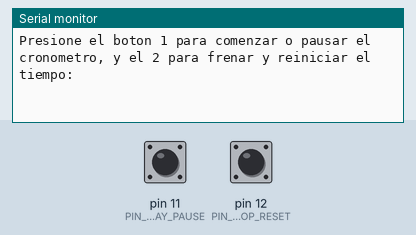
This sketch was run on a simulated Arduino Uno, built with avr-gcc and run on an emulated ATmega328P. On the bench: the last lines printed to the serial monitor. Inputs (shaded band) come from the test bench; at power-on: pin 11 (PIN_BTN_PLAY_PAUSE) HIGH, pin 12 (PIN_BTN_STOP_RESET) HIGH.

Above: at 1.2 s.
1.3 s: pin 11 (PIN_BTN_PLAY_PAUSE) pulled LOW for 0.15 s
At 2.7 s:
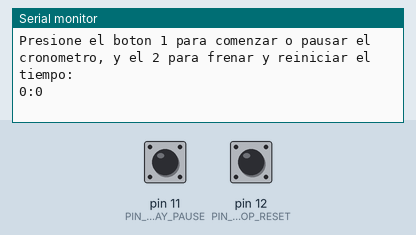
4.4 s: pin 12 (PIN_BTN_STOP_RESET) pulled LOW for 0.15 s
At 5.2 s:
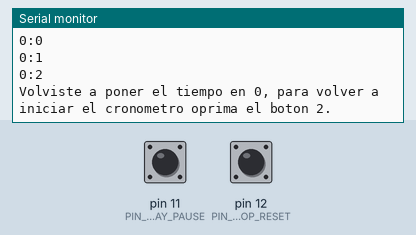

The sketch:

EJ_1_CODIGO_EITAN.ino
```cpp
#include <TimerOne.h>

#define VELOCIDAD_PUERTO_SERIE         9600
#define BTN_DELAY_MS                   25 // Tiempo para el antirrebote

//---- Maquina de estados boton 1 ----
#define PIN_BTN_PLAY_PAUSE             11
#define BTN_1_ESPERA                   0
#define BTN_1_CONFIRMACION             1
#define BTN_1_LIBERADO                 2

//---- Maquina de estados boton 2 ----
#define PIN_BTN_STOP_RESET             12
#define BTN_2_ESPERA                   3
#define BTN_2_CONFIRMACION             4
#define BTN_2_LIBERADO                 5

//---- Maquina de estados contadora ----
#define PLAY                           0
#define PAUSE                          1
#define STOP                           2
#define RESET                          3

//---- Textos guia ----
#define TXT_COMIENZO                   "Presione el boton 1 para comenzar o pausar el cronometro, y el 2 para frenar y reiniciar el tiempo: "
#define TXT_STOP_RESET                 "Volviste a poner el tiempo en 0, para volver a iniciar el cronometro oprima el boton 2."
#define TXT_PLAY_PAUSE                 "Pausaste el tiempo, presione el boton 1 para continuar la cuenta."

//---- Variables boton 1 ----
int mSegBtn1 = 0;
int flagBtn1;
int estadoBtn1 = BTN_1_ESPERA;

//---- Variables boton 2 ----
int mSegBtn2 = 0;
int flagBtn2;
int estadoBtn2 = BTN_2_ESPERA;

//---- Variables de tiempo ----
int mSeg;
int seg = 0;
int contadorSeg = 0;
int contadorMin = 0;

//---- Variable maquina de estados ----
int estadoMaquina = PAUSE; // Se iguala a PAUSE para que la primera vez que se oprima el boton empiece a contar en PLAY

void setup()
{
  Serial.begin(VELOCIDAD_PUERTO_SERIE);
  Timer1.initialize(1000);
  Timer1.attachInterrupt(TIMER);
  pinMode(PIN_BTN_PLAY_PAUSE, INPUT_PULLUP);
  pinMode(PIN_BTN_STOP_RESET, INPUT_PULLUP);
  Serial.println(TXT_COMIENZO);
  //Timer1_initialize();
}

void loop()
{
  maquinaBtn1();
  maquinaBtn2();
  maquinaEstadosCronometro();
}

void maquinaBtn1()
{
  boolean bot;

  switch (estadoBtn1)
  {
    case BTN_1_ESPERA:
      bot = digitalRead(PIN_BTN_PLAY_PAUSE);
      if (bot == 0)
      {
        mSegBtn1 = 0;
        estadoBtn1 = BTN_1_CONFIRMACION;
      }
      break;
    case BTN_1_CONFIRMACION:
      bot = digitalRead(PIN_BTN_PLAY_PAUSE);
      if (bot == 0 && mSegBtn1 >= BTN_DELAY_MS)
      {
        estadoBtn1 = BTN_1_LIBERADO;
      }
      if (bot == 1 && mSegBtn1 < BTN_DELAY_MS)
      {
        estadoBtn1 = BTN_1_ESPERA;
      }
      break;
    case BTN_1_LIBERADO:
      bot = digitalRead(PIN_BTN_PLAY_PAUSE);
      if (bot == 1)
      {
        flagBtn1 = true;
        estadoBtn1 = BTN_1_ESPERA;
      }
      break;
  }
}

void maquinaBtn2()
{
  boolean bot;

  switch (estadoBtn2)
  {
    case BTN_2_ESPERA:
      bot = digitalRead(PIN_BTN_STOP_RESET);
      if (bot == 0)
      {
        mSegBtn2 = 0;
        estadoBtn2 = BTN_2_CONFIRMACION;
      }
      break;
    case BTN_2_CONFIRMACION:
      bot = digitalRead(PIN_BTN_STOP_RESET);
      if (bot == 0 && mSegBtn2 >= BTN_DELAY_MS)
      {
        estadoBtn2 = BTN_2_LIBERADO;
      }
      if (bot == 1 && mSegBtn2 < BTN_DELAY_MS)
      {
        estadoBtn2 = BTN_2_ESPERA;
      }
      break;
    case BTN_2_LIBERADO:
      bot = digitalRead(PIN_BTN_STOP_RESET);
      if (bot == 1)
      {
        flagBtn2 = true;
        estadoBtn2 = BTN_2_ESPERA;
      }
      break;
  }
}

void maquinaEstadosCronometro()
{
  switch (estadoMaquina)
  {
    case PAUSE:
      if (flagBtn1 == true)
      {
        flagBtn1 = false;
        seg = 0;
        estadoMaquina = PLAY;
      }
      if (flagBtn2 == true)
      {
        flagBtn2 = false;
        Serial.println(TXT_STOP_RESET);
        estadoMaquina = STOP;
      }
      break;
    case PLAY:
      if (flagBtn1 == true)
      {
        flagBtn1 = false;
        Serial.println(TXT_PLAY_PAUSE);
        estadoMaquina = PAUSE;
      }
      if (flagBtn2 == true)
      {
        flagBtn2 = false;
        Serial.println(TXT_STOP_RESET);
        estadoMaquina = STOP;
      }
      if (seg >= 1)
      {
        Serial.print(contadorMin);
        Serial.print(":");
        Serial.println(contadorSeg);
        contadorSeg++;
        seg = 0;
      }
      if (contadorSeg == 60)
      {
        contadorMin++;
        contadorSeg = 0;
      }
      break;
    case STOP:
      if (flagBtn2 == true)
      {
        flagBtn2 = false;
        Serial.println(TXT_COMIENZO);
        estadoMaquina = RESET;
      }
      break;
    case RESET:
      contadorSeg = 0;
      contadorMin = 0;
      estadoMaquina = PAUSE;
      break;
  }
}

void TIMER()
{
  mSegBtn1 = mSegBtn1 + 1;
  mSegBtn2 = mSegBtn2 + 1;
  mSeg = mSeg + 1;
  if (mSeg == 1000)
  {
    seg = seg + 1;
    mSeg = 0;
  }
}
/*
void Timer1_initialize()
    {
    // Stop interrupts
    cli();

    // Set Timer1 interrupt at 1kHz
    TCCR1A = 0;// set entire TCCR1A register to 0
    TCCR1B = 0;// same for TCCR1B
    TCNT1  = 0;//initialize counter value to 0
    // set compare match register for 1hz increments
    OCR1A = 1999;// = (16*10^6) / (1000*1024) - 1 (must be <65536)
    // turn on CTC mode
    TCCR1B |= (1 << WGM12);
    // Set CS21 bit for 8 prescaler
    TCCR1B |= (1 << CS21);
    // enable timer compare interrupt
    TIMSK1 |= (1 << OCIE1A);

    // Allow interrupts
    sei();
    }

    ISR(TIMER1_COMPA_vect){//timer1 interrupt 1Hz toggles pin 13 (LED)
    //generates pulse wave of frequency 1kHz/2 = 0.5kHz (takes two cycles for full wave- toggle high then toggle low)
    TIMER();
    }
 */
```

Measured:
- after the input at 1.3 s, the serial monitor: prints a new line after 0.70 s (image 1)
- after the input at 4.4 s, the serial monitor: prints a new line after 0.15 s (image 2)
